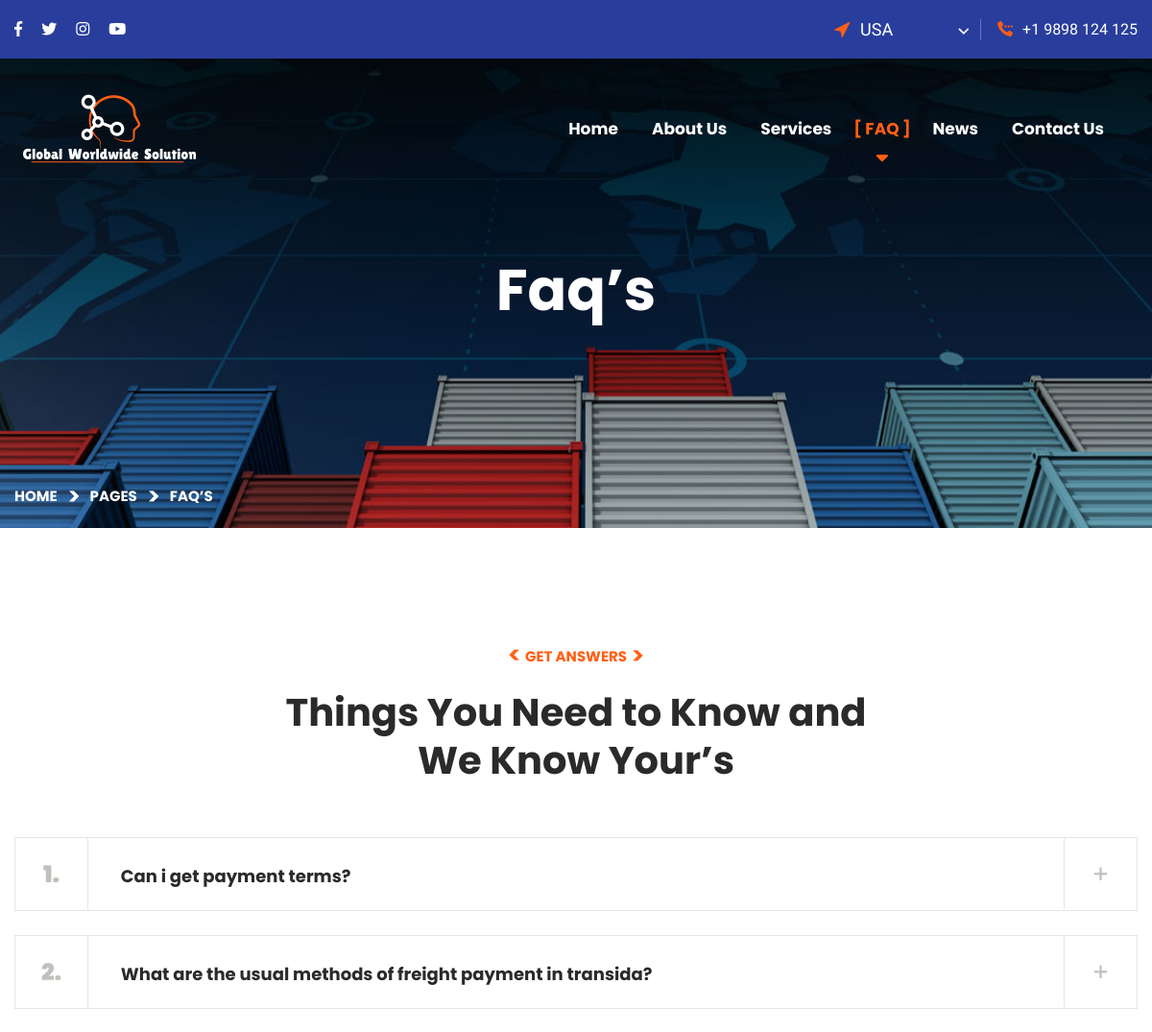
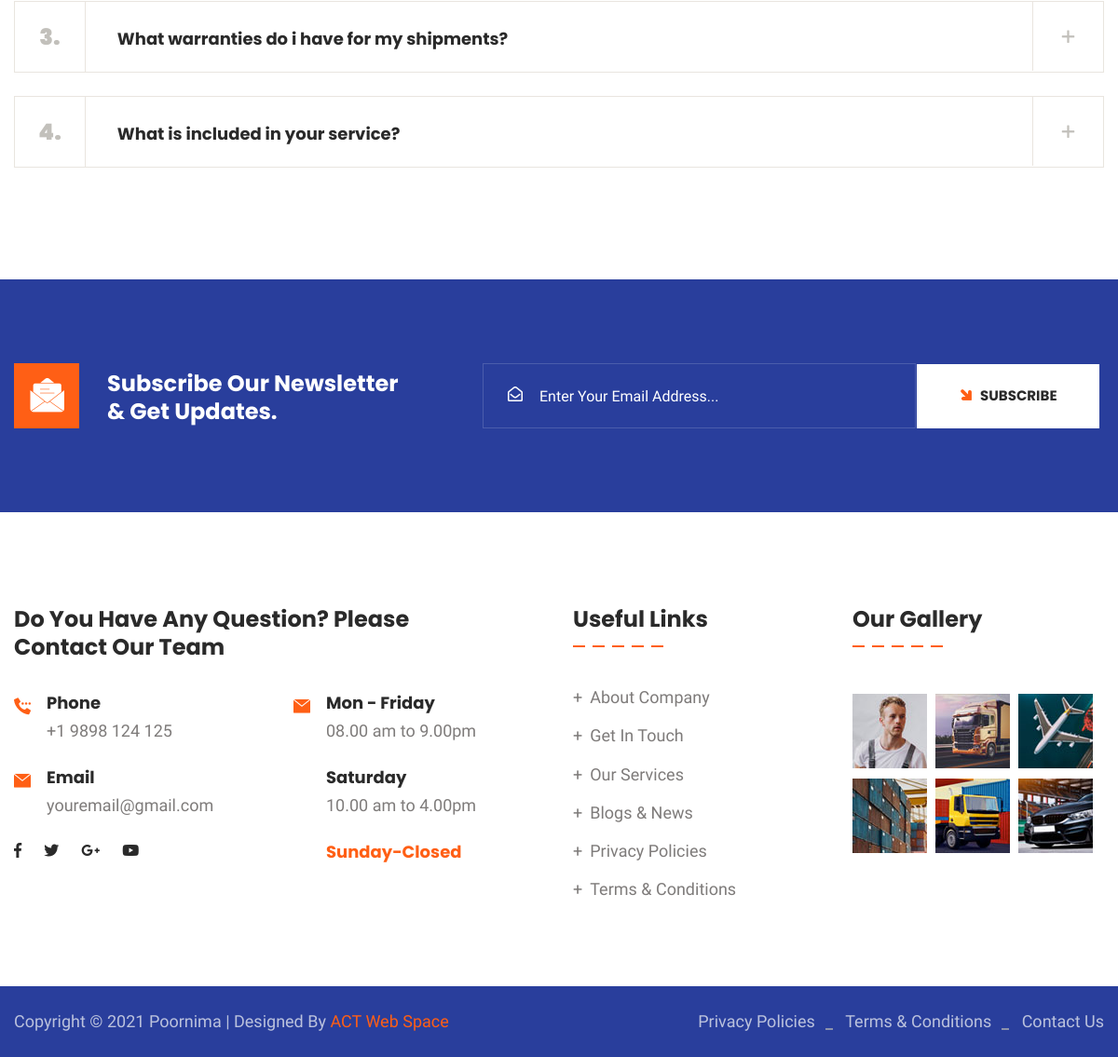
The app's page /faq.php with its own data (2 pictures, top to bottom).
### tables this page shows
CREATE TABLE `settings` (
  `id` int(100) NOT NULL,
  `header_logo` varchar(255) DEFAULT NULL,
  `email` varchar(255) DEFAULT NULL,
  `phone` varchar(255) DEFAULT NULL,
  `phone2` varchar(20) DEFAULT NULL,
  `footer_logo` varchar(255) DEFAULT NULL,
  `footer_desc` varchar(5000) DEFAULT NULL,
  `facebook` varchar(2000) DEFAULT NULL,
  `twitter` varchar(2000) DEFAULT NULL,
  `linkedin` varchar(2000) DEFAULT NULL,
  `instagram` varchar(2000) DEFAULT NULL,
  `youtube` varchar(2000) DEFAULT NULL,
  `address` varchar(1000) DEFAULT NULL,
  `city` varchar(255) DEFAULT NULL,
  `state` varchar(255) DEFAULT NULL,
  `country` varchar(255) DEFAULT NULL,
  `pin` varchar(255) DEFAULT NULL,
  `map` varchar(3000) DEFAULT NULL,
  `site_name` varchar(255) DEFAULT NULL
);

CREATE TABLE `faqs` (
  `id` int(100) NOT NULL,
  `title` varchar(1000) DEFAULT NULL,
  `descc` varchar(5000) DEFAULT NULL,
  `status` varchar(50) NOT NULL
);

### faq.php (the view, shortened to what this page needs)
<?php
    include "admin/conn.php";
    $faq = mysqli_query($con,"SELECT * FROM faqs ORDER BY id DESC");
?>
<!DOCTYPE html>
<html lang="en">
<head>
<link href="assets/css/bootstrap.css" rel="stylesheet">
<link href="assets/css/style.css" rel="stylesheet">
<link href="assets/css/responsive.css" rel="stylesheet">
<link href="assets/css/color.css" rel="stylesheet">
</head>
<body>
<div class="page-wrapper">
    <?php include "header.php"; ?>
    <section class="page-title" style="background-image: url(assets/images/background/bg-20.jpg);">
        <div class="auto-container">
            <div class="content-box">
                <div class="content-wrapper">
                    <div class="title">
                        <h1>Faq’s</h1>
                    </div>
                    <ul class="bread-crumb clearfix">
                        <li><a href="index.php">Home</a></li>
                        <li><a href="#">Pages</a></li>
                        <li>Faq’s</li>
                    </ul>
                </div>
            </div>
        </div>
    </section>
    <section class="faq-section">
        <div class="auto-container">
            <div class="sec-title text-center">
                <div class="sub-title">Get Answers</div>
                <h2>Things You Need to Know and <br>
                    We Know Your’s</h2>
            </div>
            <div class="tab-area">
                <div class="tab-content wow fadeInUp" data-wow-delay="200ms" data-wow-duration="1200ms">
                    <div class="tab-pane fadeInUp animated active" id="tab-one" role="tabpanel" aria-labelledby="tab-one">
                        <ul class="accordion-box style-two mb-30">
                            <?php
                            $i=0;
                                while($row=mysqli_fetch_array($faq)){
                                    $i++;
                            ?>
                            <li class="accordion block">
                                <div class="acc-btn"><div class="icon-outer"><span class="icon icon_plus far fa-plus"></span> <span class="icon icon_minus far fa-plus "></span></div><strong><?php echo $i; ?>.</strong>  <?php echo $row['title']; ?></div>
                            </li>
                             <?php  } ?>
                        </ul>
                    </div>
                </div>
            </div>
        </div>
    </section>
   <?php include "footer.php"; ?>
</body>
</html>

### header.php (shortened to what this page needs)
<?php
    include "admin/conn.php";
    $settings = mysqli_query($con,"SELECT * FROM settings");
    $setting  = mysqli_fetch_array($settings);
?>
    <header class="main-header header-style-one">
        <div class="header-top">
            <div class="auto-container">
                <div class="inner-container">
                    <div class="left-column">
                        <ul class="social-icon">
                            <li><a target="blank" href="<?php echo $setting['facebook']; ?>"><i class="fab fa-facebook-f"></i></a></li>
                            <li><a target="blank" href="<?php echo $setting['twitter']; ?>"><i class="fab fa-twitter"></i></a></li>
                            <li><a target="blank" href="<?php echo $setting['instagram']; ?>"><i class="fab fa-instagram"></i></a></li>
                            <li><a target="blank" href="<?php echo $setting['youtube']; ?>"><i class="fab fa-youtube"></i></a></li>
                        </ul>
                    </div>
                    <div class="right-column">
                        <div class="location">
                            <span class="flaticon-cursor"></span>
                            <form action="#" class="location-switcher">
                                <select class="selectpicker">
                                    <option value="1">USA</option>
                                </select>
                            </form>
                        </div>
                        <div class="phone-number"><i class="flaticon-calling"></i><a href="tel:<?php  echo $setting['phone']; ?>"></a><?php  echo $setting['phone']; ?></div>
                    </div>
                </div>
            </div>
        </div>
        <div class="header-upper">
            <div class="auto-container">
                <div class="inner-container">
                    <div class="logo-box">
                        <div class="logo"><a href="index.php"><img src="assets/images/klogo2.png" alt=""></a></div>
                    </div>
                    <div class="right-column">
                        <div class="nav-outer">
                            <nav class="main-menu navbar-expand-md navbar-light">
                                <div class="collapse navbar-collapse show clearfix" id="navbarSupportedContent">
                                    <ul class="navigation">
                                        <li class="dropdown"><a href="index.php">Home</a></li>
                                        <li class="dropdown"><a href="about.php">About Us</a></li>
                                        <li class="dropdown"><a href="service.php">Services</a>
                                        <li class="dropdown"><a href="faq.php">FAQ</a>
                                        </li>
                                        <li class="dropdown"><a href="blog.php">News</a>
                                        </li>
                                        <li><a href="contact.php">Contact Us</a></li>
                                    </ul>
                                </div>
                            </nav>
                        </div>
                    </div>
                </div>
            </div>
        </div>
    </header>

### footer.php (shortened to what this page needs)
<?php
    include "admin/conn.php";
    $settings = mysqli_query($con,"SELECT * FROM settings");
    $setting  = mysqli_fetch_array($settings);
?>
    <section class="newsletter-section style-two">
        <div class="auto-container">
            <div class="row">
                <div class="col-lg-5">
                    <h3><span class="flaticon-email"></span> Subscribe Our Newsletter <br> & Get Updates.</h3>
                </div>
                <div class="col-lg-7">
                    <div class="newsletter-form">
                        <form action="subscribe.php" method="post">
                            <div class="form-group">
                                <i class="far fa-envelope-open"></i>
                                <input type="email" placeholder="Enter Your Email Address..."  name="email">
                                <button type="submit" class="theme-btn btn-style-one"><span><i class="flaticon-up-arrow" name="submit"></i>Subscribe</span></button>
                            </div>
                        </form>
                    </div>
                </div>
            </div>
        </div>
    </section>
    <footer class="main-footer">
        <div class="upper-box">
            <div class="auto-container">
                <div class="row">
                    <div class="col-lg-6">
                        <div class="widget contact-widget style-two">
                            <h4>Do You Have Any Question? Please <br> Contact Our Team</h4>
                            <div class="row">
                                <div class="col-md-6">
                                    <div class="wrapper-box">
                                        <div class="icon-box">
                                            <div class="icon"><span class="flaticon-calling"></span></div>
                                            <div class="text"><strong>Phone</strong><a href="tel:<?php echo $setting['phone']; ?>"><?php echo $setting['phone']; ?></a></div>
                                        </div>
                                        <div class="icon-box">
                                            <div class="icon"><span class="flaticon-mail"></span></div>
                                            <div class="text"><strong>Email</strong><a href="mail:<?php echo $setting['email']; ?>"><?php echo $setting['email']; ?></a></div>
                                        </div>
                                        <ul class="social-icon">
                                            <li><a href="#"><i class="fab fa-facebook-f"></i></a></li>
                                            <li><a href="#"><i class="fab fa-twitter"></i></a></li>
                                            <li><a href="#"><i class="fab fa-google-plus-g"></i></a></li>
                                            <li><a href="#"><i class="fab fa-youtube"></i></a></li>
                                        </ul>
                                    </div>
                                </div>
                                <div class="col-md-6">
                                    <div class="icon-box">
                                        <div class="icon"><span class="flaticon-mail"></span></div>
                                        <div>
                                            <div class="text"><strong>Mon - Friday</strong>08.00 am to 9.00pm</div>
                                            <div class="text"><strong>Saturday</strong>10.00 am to 4.00pm</div>
                                            <div class="text"><span>Sunday-Closed</span></div>
                                        </div>
                                    </div>
                                </div>
                            </div>
                        </div>
                    </div>
                    <div class="col-lg-6">
                        <div class="row">
                            <div class="col-md-6">
                                <div class="widget links-widget">
                                    <h4 class="widget_title">Useful Links</h4>
                                    <div class="widget-content">
                                        <ul class="list">
                                            <li><a href="about.php">About Company</a></li>
                                            <li><a href="contact.php">Get In Touch</a></li>
                                           <li><a href="service.php">Our Services</a></li>
                                            <li><a href="blog.php">Blogs & News</a></li>
                                            <li><a href="privacy.php">Privacy Policies</a></li>
                                            <li><a href="terms.php">Terms & Conditions</a></li>
                                        </ul>
                                    </div>
                                </div>
                            </div>
                            <div class="col-md-6">
                                <div class="widget instagram-widget">
                                    <h4 class="widget_title">Our Gallery</h4>
                                    <div class="wrapper-box">
                                        <div class="image">
                                            <img src="assets/images/gallery/gallery-1.jpg" alt="">
                                        </div>
                                        <div class="image">
                                            <img src="assets/images/gallery/gallery-2.jpg" alt="">
                                        </div>
                                        <div class="image">
                                            <img src="assets/images/gallery/gallery-3.jpg" alt="">
                                        </div>
                                        <div class="image">
                                            <img src="assets/images/gallery/gallery-4.jpg" alt="">
                                        </div>
                                        <div class="image">
                                            <img src="assets/images/gallery/gallery-5.jpg" alt="">
                                        </div>
                                        <div class="image">
                                            <img src="assets/images/gallery/gallery-6.jpg" alt="">
                                        </div>
                                    </div>
                                </div>
                            </div>
                        </div>
                    </div>
                </div>
            </div>
        </div>
    </footer>
    <div class="footer-bottom">
        <div class="auto-container">
            <div class="row m-0 align-items-center justify-content-between">
                <div class="copyright-text">Copyright © 2021 <?php echo $setting['site_name']; ?> | Designed By <a target="blank" href="https://www.actwebspace.com"> ACT Web Space</a></div>
                <ul class="menu">
                    <li><a href="privacy.php">Privacy Policies</a></li>
                    <li><a href="terms.php">Terms & Conditions </a></li>
                    <li><a href="contact.php">  Contact Us</a></li>
                </ul>
            </div>
        </div>
    </div>
</div>

### assets/css/responsive.css (style rules this page uses)
@media only screen and (max-width: 7000px) { .page-wrapper { overflow: hidden; } }

### assets/css/color.css (style rules this page uses)
a:hover, a { color: #ff5f15; }
.btn-style-one { background-color: #ff5f15; }
.header-top .location span { color: #ff5f15; }
.header-top .phone-number i { color: #ff5f15; }
.main-menu .navigation>li:before { color: #ff5f15; }
.main-menu .navigation>li>a:before { color: #ff5f15; }
.main-menu .navigation>li>a:after { color: #ff5f15; }
.main-menu .navigation>li.current>a { color: #ff5f15; }
.contact-widget .icon { color: #ff5f15; }
.sec-title .sub-title { color: #ff5f15; }
.sec-title .sub-title:before { color: #ff5f15; }
.sec-title .sub-title:after { color: #ff5f15; }
.newsletter-section h3 span { background: #ff5f15; }
.newsletter-form .btn-style-one i { color: #ff5f15; }
.newsletter-form .btn-style-one:before { background: #ff5f15; }
.contact-widget.style-two .text span { color: #ff5f15; }

### records on screen
settings: phone "+1 9898 124 125", email "youremail@gmail.com", site_name "Poornima"
faqs: title "Can i get payment terms?"
faqs: title "What are the usual methods of freight payment in transida?"
faqs: title "What warranties do i have for my shipments?"
faqs: title "What is included in your service?"
